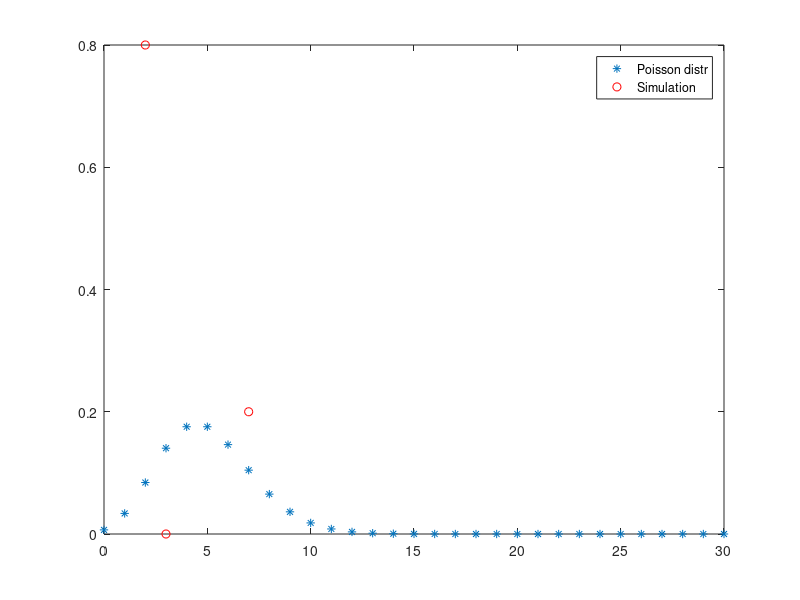

Source code (MATLAB):
% simulate Poisson(p) distr
clear all

lambda = input('lambda (>0) = ');
N = input('num of simulations = ');

for j=1:N
    U = rand;
    i=0;
    F(j) = exp(-lambda);
    while U >= F(j)
        i = i+1;
        F(j) = F(j) + exp(-lambda)*(lambda^i)/gamma(i+1);
    end
    X(j) = i;
end

% compare to true Poisson(p) graphically
UX = unique(X);
nX = hist(X, length(UX));
rel_freq = nX/N;

k = 0:30;
pk = poisspdf(k,lambda);

clf
plot(k, pk, '*', UX, rel_freq, 'ro')
legend('Poisson distr', 'Simulation')

